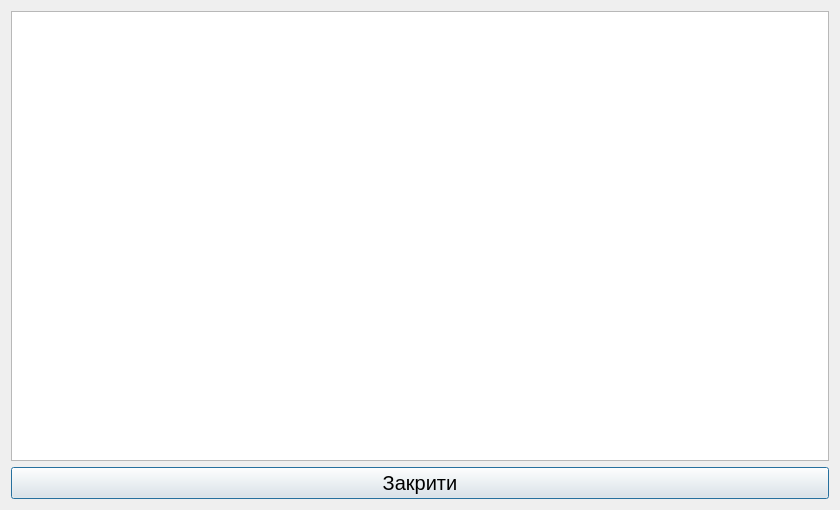
<?xml version="1.0" encoding="UTF-8"?>
<ui version="4.0">
 <class>GuestBookingDialog</class>
 <widget class="QDialog" name="GuestBookingDialog">
  <property name="geometry">
   <rect>
    <x>0</x>
    <y>0</y>
    <width>840</width>
    <height>510</height>
   </rect>
  </property>
  <property name="windowTitle">
   <string>Dialog</string>
  </property>
  <layout class="QGridLayout" name="gridLayout">
   <item row="0" column="0">
    <widget class="QTableView" name="tableView"/>
   </item>
   <item row="1" column="0">
    <widget class="QPushButton" name="pbClose">
     <property name="font">
      <font>
       <pointsize>15</pointsize>
      </font>
     </property>
     <property name="text">
      <string>Закрити</string>
     </property>
    </widget>
   </item>
  </layout>
 </widget>
 <resources/>
 <connections/>
</ui>
